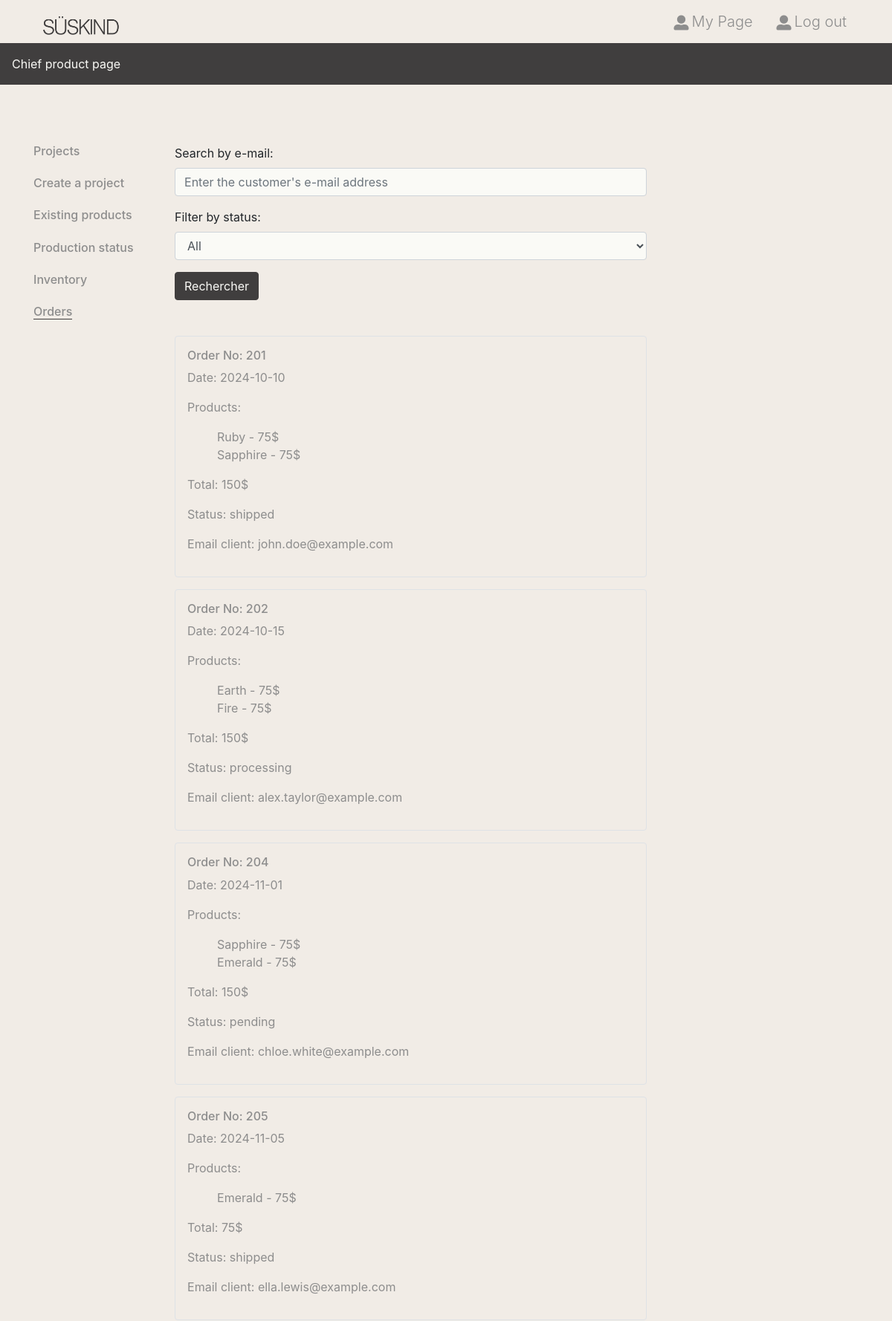
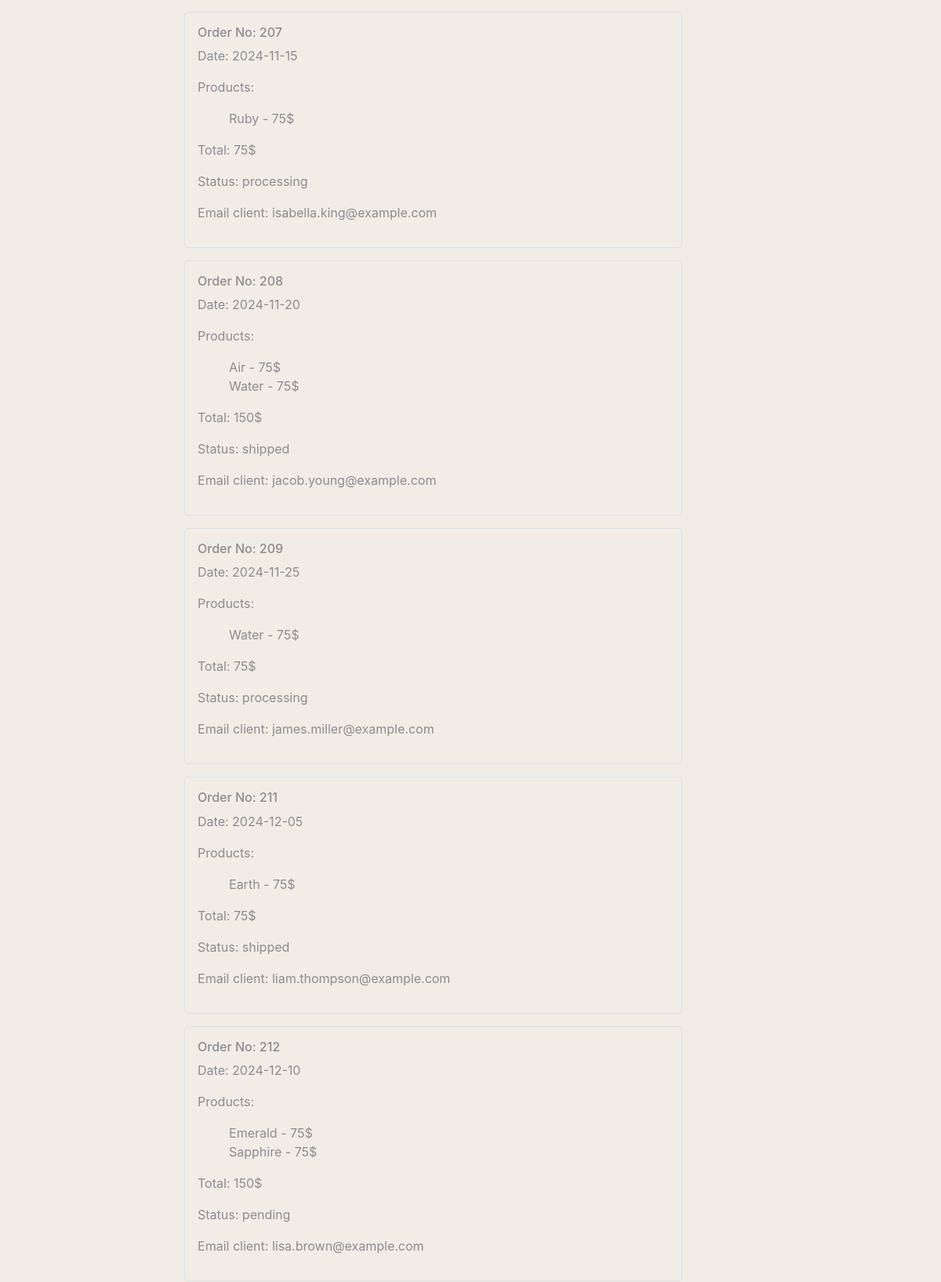
/cp-order (upper part), run on the app's committed database (2 pictures, top to bottom).
### tables this page shows
CREATE TABLE "orders" (
	"id"	INTEGER,
	"date"	TEXT,
	"status"	TEXT,
	"product1"	TEXT,
	"product2"	TEXT,
	"product3"	TEXT,
	"product4"	TEXT,
	"product5"	TEXT,
	"price1"	INTEGER,
	"price2"	INTEGER,
	"price3"	INTEGER,
	"price4"	INTEGER,
	"price5"	INTEGER,
	"email_client"	TEXT,
	PRIMARY KEY("id" AUTOINCREMENT)
);

### app.py (the view)
@app.route('/cp-order', methods=['GET'])
def show_orders():
    conn = sqlite3.connect('BDD.db')
    cursor = conn.cursor()
    email = request.args.get('email')
    status = request.args.get('status')
    query = "SELECT * FROM orders WHERE 1=1"
    params = []
    if email:
        query += " AND email_client = ?"
        params.append(email)
    if status:
        query += " AND status = ?"
        params.append(status)
    cursor.execute(query, params)
    orders = cursor.fetchall()
    ongoing_orders = [order for order in orders if order[2] != 'delivered']
    order_history = [order for order in orders if order[2] == 'delivered']
    conn.close()
    return render_template('cp-order.html', ongoing_orders=ongoing_orders, order_history=order_history)

### templates/cp-order.html (shortened to what this page needs)
<!DOCTYPE html>
<html lang="en">
<head>
    <link rel="stylesheet" href="../static/css/all.css">
    <link rel="stylesheet" href="https://cdnjs.cloudflare.com/ajax/libs/font-awesome/5.14.0/css/all.min.css" />
</head>
<body>
    <header class="position-relative">
        <div class="container">
            <nav class="d-flex justify-content-between align-items-center mb-40px mb-md-0">
                <h1 class="m-0"><a href="/" class="d-block">Süskind</a></h1>
                <ul class="header_menu d-none d-lg-flex justify-content-between m-0">
                    <li>
                        <a class="h5 d-flex align-items-center text-dark font-weight-light mb-0 p-3" href="chief-product">
                            <i class="fas fa-user-alt mr-1"></i>
                            <p class="m-0">My Page</p>
                        </a>
                    </li>
                    <li>
                        <a class="h5 d-flex align-items-center text-dark text-center font-weight-light mb-0 p-3" href="login">
                            <i class="fas fa-user-alt mr-1"></i>
                            <p class="m-0">Log out</p>
                        </a>
                    </li>
                </ul>
            </nav>
        </div>
    </header>
    <div class="product_category bg-primary d-none d-lg-flex mb-80px">
            <ul class="d-flex m-0 p-0">
                <li><a class="d-block text-white p-3 text-center">Chief product page</a></li>
            </ul>
    </div>
    <div class="member_content">
        <div class="container">
            <div class="row flex-lg-row-reverse">
                <div class="col-12 col-lg-3 text-dark"></div>
                <div class="col-12 col-lg-6 col-lg-7">
                    <form method="GET" action="">
                        <div class="form-group">
                            <label for="email_search">Search by e-mail:</label>
                            <input type="text" id="email_search" name="email" class="form-control" placeholder="Enter the customer's e-mail address">
                        </div>
                        <div class="form-group">
                            <label for="status_search">Filter by status:</label>
                            <select id="status_search" name="status" class="form-control">
                                <option value="">All</option>
                            </select>
                        </div>
                        <button type="submit" class="btn btn-primary">Rechercher</button>
                    </form>
                    <br></br>
                    <div id="ongoingOrders" class="text-dark mb-5">
                        {% for order in ongoing_orders %}
                        <div class="order mb-3 p-3 border rounded">
                            <h4 class="h6">Order No: {{ order[0] }}</h4>
                            <p>Date: {{ order[1] }}</p>
                            <p>Products:</p>
                            <ul>
                                {% if order[3] %}<li>{{ order[3] }} - {{ order[8] or 0 }}$</li>{% endif %}
                                {% if order[4] %}<li>{{ order[4] }} - {{ order[9] or 0 }}$</li>{% endif %}
                            </ul>
                            <p>Total: {{ (order[8] or 0) + (order[9] or 0) + (order[10] or 0) + (order[11] or 0) + (order[12] or 0) }}$</p>
                            <p>Status: {{ order[2] }}</p>
                            <p>Email client: {{ order[13] }}</p>
                        </div>
                        {% endfor %}
                    </div>
                </div>
                <div class="col-md-3 col-lg-2 d-none d-lg-block">
                    <h6 class="mb-4"><a href="chief-product" class="text-dark">Projects</a></h6>
                    <h6 class="mb-4"><a href="create-project" class="text-dark">Create a project</a></h6>
                    <h6 class="mb-4"><a href="cp-products" class="text-dark">Existing products</a></h6>
                    <h6 class="mb-4"><a href="cp-status" class="text-dark">Production status</a></h6>
                    <h6 class="mb-4"><a href="cp-stock" class="text-dark">Inventory</a></h6>
                    <h6 class="mb-4"><a href="cp-order" class="text-dark border-primary border-bottom">Orders</a></h6>
                </div>
            </div>
        </div>
    </div>
</body>
</html>

### data on the page
orders: id "201", date "2024-10-10", product1 "Ruby", price1 "75", product2 "Sapphire", price2 "75", price1+price2 "150", status "shipped", email_client "john.doe@example.com"
orders: id "202", date "2024-10-15", product1 "Earth", price1 "75", product2 "Fire", price2 "75", price1+price2 "150", status "processing", email_client "alex.taylor@example.com"
orders: id "204", date "2024-11-01", product1 "Sapphire", price1 "75", product2 "Emerald", price2 "75", price1+price2 "150", status "pending", email_client "chloe.white@example.com"
orders: id "205", date "2024-11-05", product1 "Emerald", price1 "75", status "shipped", email_client "ella.lewis@example.com"
orders: id "207", date "2024-11-15", product1 "Ruby", price1 "75", status "processing", email_client "isabella.king@example.com"
orders: id "208", date "2024-11-20", product1 "Air", price1 "75", product2 "Water", price2 "75", price1+price2 "150", status "shipped", email_client "jacob.young@example.com"
orders: id "209", date "2024-11-25", product1 "Water", price1 "75", status "processing", email_client "james.miller@example.com"
orders: id "211", date "2024-12-05", product1 "Earth", price1 "75", status "shipped", email_client "liam.thompson@example.com"
orders: id "212", date "2024-12-10", product1 "Emerald", price1 "75", product2 "Sapphire", price2 "75", price1+price2 "150", status "pending", email_client "lisa.brown@example.com"
